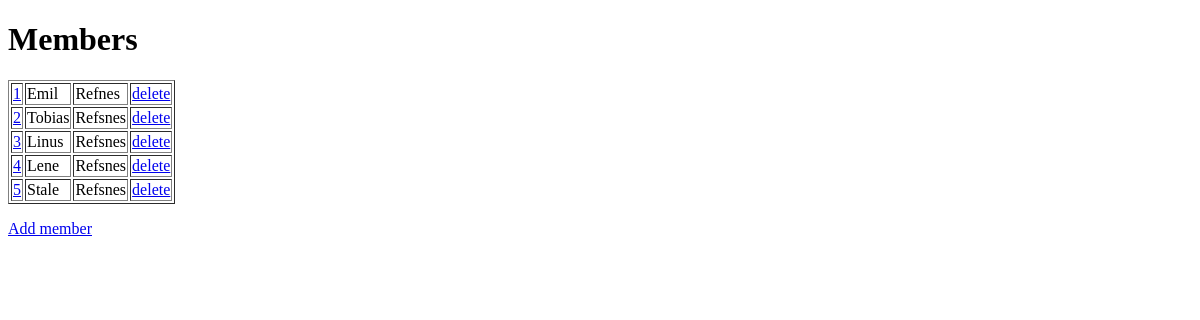
Before: /members/ with the older database file.
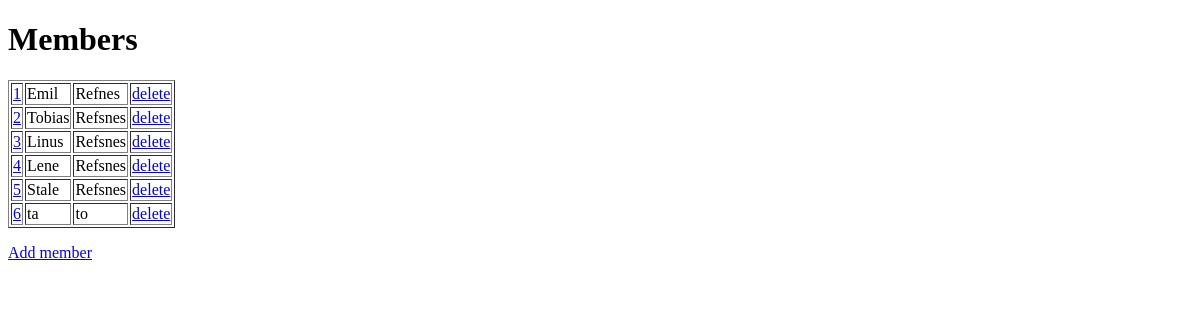
After: the same page with the newer database file.
### members/models.py (models this page shows)
class Members(models.Model):
    firstname = models.CharField(max_length=255)
    lastname = models.CharField(max_length=255)

### members/views.py (the view)
# urls.py: path('',views.index, name='index'),
def index(request):
    mymembers = Members.objects.all().values()
    context = {'mymembers': mymembers}
    return render(request, 'members/index.html', context=context)

### members/templates/members/index.html (shortened to what this page needs)
<!DOCTYPE html>
<html lang="en">
<head>
</head>
<body>
    <h1>Members</h1>
    <table border="1">
    {% for x in mymembers %}
        <tr>
            <td><a href="update/{{ x.id }}">{{ x.id }}</a></td>
            <td>{{ x.firstname }}</td>
            <td>{{ x.lastname }}</td>
            <td><a href="delete/{{ x.id }}">delete</a></td>
        </tr>
    {% endfor %}
    </table>
    <p>
        <a href="add/">Add member</a>
    </p>
</body>
</html>

Changed rows visible on the page:
added Members: id "6", firstname "ta", lastname "to"
